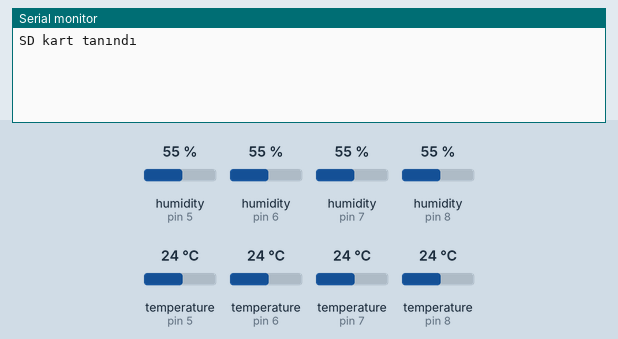
Bench run of a sketch on a simulated Arduino Uno, built with avr-gcc and run on an emulated ATmega328P. Shown: the last lines printed to the serial monitor. Inputs (shaded band) come from the test bench; at power-on: humidity (sensors on pin 5, pin 7, pin 6, pin 8) 55 %, temperature (sensors on pin 5, pin 6, pin 7, pin 8) 24 °C. Storage starts empty.

Above: at 1.2 s.
1.3 s: humidity (sensor on pin 5) set to 22 %
At 2.8 s:
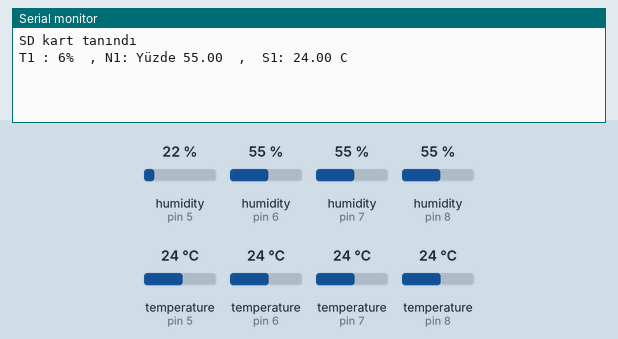
6.5 s: humidity (sensor on pin 7) set to 22 %
At 13.0 s:
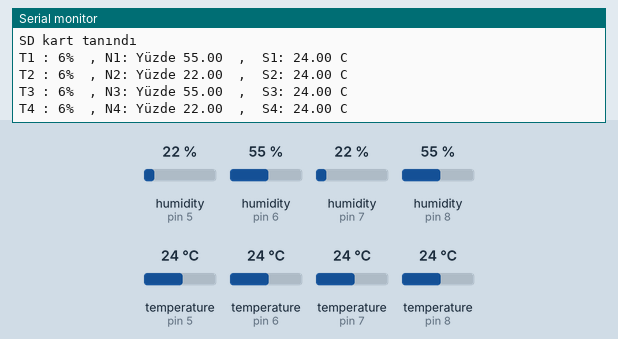

Measured:
- after the input at 6.5 s, the serial monitor: prints a new line after 5.2 s (image 2)

The sketch:

arduino_uno_ile_veri_toplama_sistemi.ino
```cpp
#include <Wire.h>
#include <SD.h>
#include <SPI.h>
#include <Adafruit_Sensor.h>
#include <DHT.h>
#include <DHT_U.h>
File sdkart;
int sensor1_pin = A0;
int cikis1_degeri ;
int sensor2_pin = A1;
int cikis2_degeri ;
int sensor3_pin = A2;
int cikis3_degeri ;
int sensor4_pin = A3;
int cikis4_degeri ;
int led_pin = 3;
int led_pin1 =4;
#define DHTPIN1 8
#define DHTTYPE1 DHT11
DHT dht1(DHTPIN1, DHTTYPE1);
 #define DHTPIN2 5
#define DHTTYPE2 DHT11
DHT dht2(DHTPIN2, DHTTYPE2);
#define DHTPIN3 6
#define DHTTYPE3 DHT11
DHT dht3(DHTPIN3, DHTTYPE3);
#define DHTPIN4 7
#define DHTTYPE4 DHT11
DHT dht4(DHTPIN4, DHTTYPE4);
void setup() {
  Serial.begin(9600);
SD.begin();
  if(SD.begin()){
     Serial.println("SD kart tanındı");
     digitalWrite(led_pin, HIGH);
     digitalWrite(led_pin1, LOW);

  }
  else{
    Serial.println("SD kart bulunamadı");
    return;
  }
  dht1.begin();
   dht2.begin();
    dht3.begin();
     dht4.begin();
}
void loop() {
  cikis1_degeri= analogRead(sensor1_pin);
  cikis1_degeri = map(cikis1_degeri,550,0,0,100);
   cikis2_degeri= analogRead(sensor2_pin);
  cikis2_degeri = map(cikis2_degeri,550,0,0,100);
   cikis3_degeri= analogRead(sensor3_pin);
  cikis3_degeri = map(cikis3_degeri,550,0,0,100);
   cikis4_degeri= analogRead(sensor4_pin);
  cikis4_degeri = map(cikis4_degeri,550,0,0,100);
 sdkart = SD.open("data1.txt", FILE_WRITE);
 if(sdkart){
   digitalWrite(led_pin1, HIGH);
   digitalWrite(led_pin, LOW);
  float nem1 = dht1.readHumidity();
  float sicaklik1 = dht1.readTemperature();

 sdkart.print("T1 , ");
 sdkart.print(cikis1_degeri);
 delay(1000);
 sdkart.print("%  , ");
  sdkart.print("N1 , ");
  sdkart.print(nem1  );
  sdkart.print("  ,  S1 , ");
  sdkart.print(sicaklik1);
  sdkart.print(" , ");
   delay(1000);
  Serial.print("T1 : ");
 Serial.print(cikis1_degeri);
 Serial.print("%  , ");
  Serial.print("N1: Yüzde ");
  Serial.print(nem1  );
  Serial.print("  ,  S1: ");
  Serial.print(sicaklik1);
  Serial.println(" C");
   delay(1000);
    float nem2 = dht2.readHumidity();
  float sicaklik2 = dht2.readTemperature();
sdkart.print("T2 , ");
 sdkart.print(cikis2_degeri);
 sdkart.print("%  , ");
  delay(1000);
 sdkart.print("N2 , ");
  sdkart.print(nem2  );
  sdkart.print("  ,  S2 , ");
 sdkart.print(sicaklik2);
  sdkart.print(" , ");
   delay(1000);
   Serial.print("T2 : ");
 Serial.print(cikis2_degeri);
 Serial.print("%  , ");
 Serial.print("N2: Yüzde ");
  Serial.print(nem2  );
  Serial.print("  ,  S2: ");
  Serial.print(sicaklik2);
  Serial.println(" C");
  delay(1000);
    float nem3 = dht3.readHumidity();
  float sicaklik3 = dht3.readTemperature();
 sdkart.print("T3 , ");
 sdkart.print(cikis3_degeri);
sdkart.print("%  , ");
 delay(1000);
 sdkart.print("N3 , ");
 sdkart.print(nem3  );
  sdkart.print("  ,  S3 , ");
  sdkart.print(sicaklik3);
sdkart.print(" , ");
 delay(1000);
Serial.print("T3 : ");
 Serial.print(cikis3_degeri);
 Serial.print("%  , ");
  Serial.print("N3: Yüzde ");
  Serial.print(nem3  );
  Serial.print("  ,  S3: ");
  Serial.print(sicaklik3);
  Serial.println(" C");
   delay(1000);
    float nem4 = dht4.readHumidity();
  float sicaklik4 = dht4.readTemperature();
 sdkart.print("T4 , ");
sdkart.print(cikis4_degeri);
 sdkart.print("%  , ");
 delay(1000);
 sdkart.print("N4 , ");
  sdkart.print(nem4  );
  sdkart.print("  ,  S4 , ");
 sdkart.print(sicaklik4);
  sdkart.println(" ");
   delay(1000);
   Serial.print("T4 : ");
 Serial.print(cikis4_degeri);
 delay(500);
 Serial.print("%  , ");
  Serial.print("N4: Yüzde ");
  Serial.print(nem4  );
  Serial.print("  ,  S4: ");
  Serial.print(sicaklik4);
  Serial.println(" C");
   delay(1000);
   sdkart.close();
   delay(20000);
     delay(20000);
       delay(20000);
         delay(20000);
           delay(20000);
             delay(20000);
 }
 else {
  Serial.println("data.txt açılamadı");
  delay(1000);
 }
}
```
